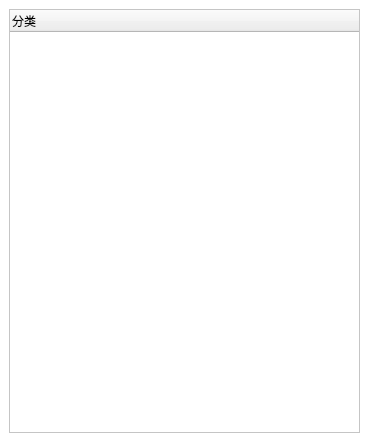
<?xml version="1.0" encoding="UTF-8"?>
<ui version="4.0">
 <class>DockWidget_plotTree</class>
 <widget class="QDockWidget" name="DockWidget_plotTree">
  <property name="windowModality">
   <enum>Qt::NonModal</enum>
  </property>
  <property name="geometry">
   <rect>
    <x>0</x>
    <y>0</y>
    <width>369</width>
    <height>442</height>
   </rect>
  </property>
  <property name="contextMenuPolicy">
   <enum>Qt::DefaultContextMenu</enum>
  </property>
  <property name="acceptDrops">
   <bool>false</bool>
  </property>
  <property name="autoFillBackground">
   <bool>false</bool>
  </property>
  <property name="inputMethodHints">
   <set>Qt::ImhNone</set>
  </property>
  <property name="features">
   <set>QDockWidget::NoDockWidgetFeatures</set>
  </property>
  <property name="allowedAreas">
   <set>Qt::NoDockWidgetArea</set>
  </property>
  <property name="windowTitle">
   <string/>
  </property>
  <widget class="QWidget" name="dockWidget_plotTree">
   <property name="palette">
    <palette>
     <active>
      <colorrole role="Window">
       <brush brushstyle="SolidPattern">
        <color alpha="255">
         <red>255</red>
         <green>255</green>
         <blue>255</blue>
        </color>
       </brush>
      </colorrole>
     </active>
     <inactive>
      <colorrole role="Window">
       <brush brushstyle="SolidPattern">
        <color alpha="255">
         <red>255</red>
         <green>255</green>
         <blue>255</blue>
        </color>
       </brush>
      </colorrole>
     </inactive>
     <disabled>
      <colorrole role="Window">
       <brush brushstyle="SolidPattern">
        <color alpha="255">
         <red>255</red>
         <green>255</green>
         <blue>255</blue>
        </color>
       </brush>
      </colorrole>
     </disabled>
    </palette>
   </property>
   <property name="autoFillBackground">
    <bool>true</bool>
   </property>
   <layout class="QGridLayout" name="gridLayout">
    <item row="0" column="0">
     <widget class="QTreeWidget" name="treeWidget_plotTree">
      <property name="horizontalScrollBarPolicy">
       <enum>Qt::ScrollBarAsNeeded</enum>
      </property>
      <column>
       <property name="text">
        <string>分类</string>
       </property>
      </column>
     </widget>
    </item>
   </layout>
  </widget>
 </widget>
 <resources/>
 <connections/>
</ui>
